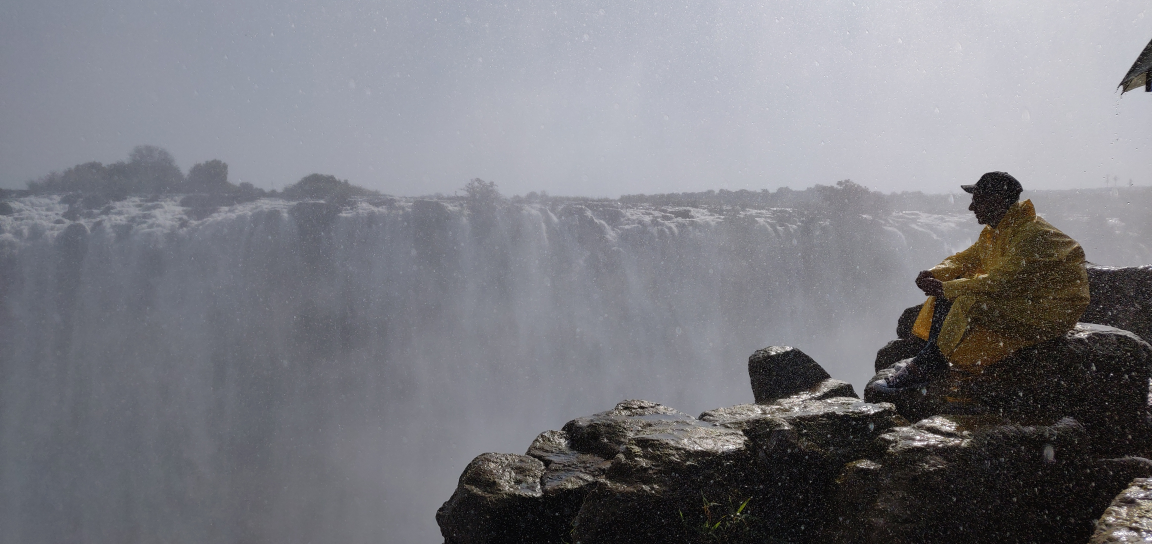
#> input picture pictures/falls.jpg, 4608 x 2176 px, found by its file name (shown at 1/4 size)
$ python basic_functions.py
#> lines starting #> are read from the running program, lines starting #| are printed output that depends on the picture
#> further down, img is the input picture: shape (2176, 4608, 3); mean B, G, R 129.6, 123.5, 123.1
import cv2 as cv


def rescale_frame(frame, scale):
#> called with scale = 0.25
    width = int(frame.shape[1] * scale)
#> width = 1152
    height = int(frame.shape[0] * scale)
#> height = 544
    dimensions = (width, height)
#> dimensions = (1152, 544)

    return cv.resize(frame, dimensions, interpolation=cv.INTER_AREA)
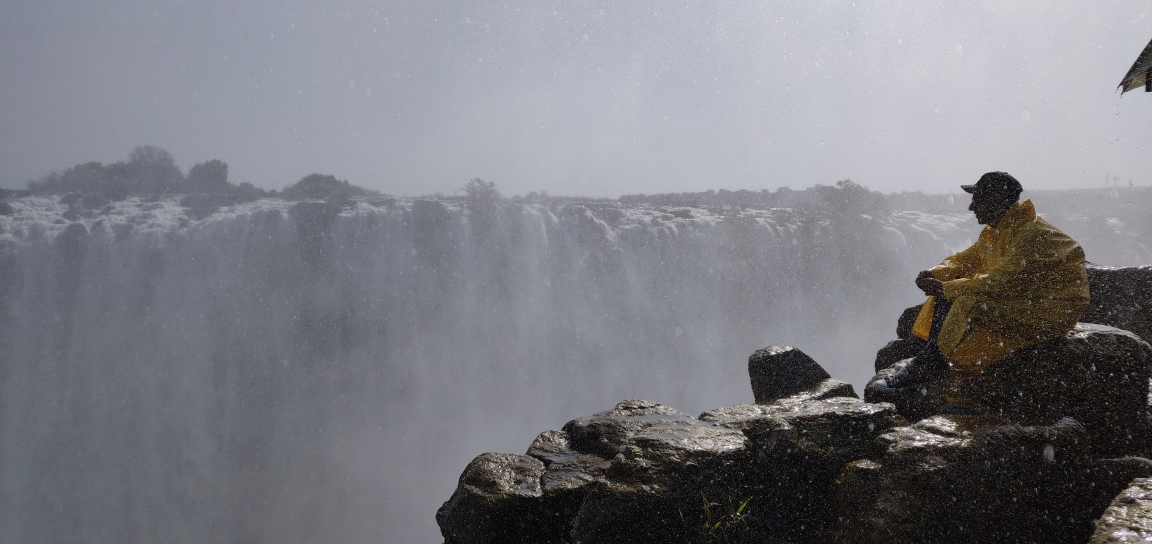
#> returned value: shape (544, 1152, 3); mean of channels 0, 1, 2 129.6, 123.5, 123.1; drawn as B, G, R

img = cv.imread('/home/arpitjain/Desktop/Code/Python/opencv/pictures/falls.jpg')

#....rescale
img_rescale = rescale_frame(img, 0.25)
cv.imshow('falls', img_rescale)

# [21 lines of commented-out code are left out]
resized = cv.resize(img_rescale, (500,300), interpolation=cv.INTER_AREA)
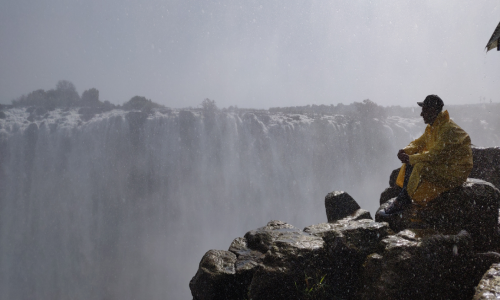
#> resized: shape (300, 500, 3); mean B, G, R 129.6, 123.5, 123.1
cv.imshow('resized', resized)

#....cropping
# cropped = img_rescale[0:100,100:200]
# cv.imshow('cropped', cropped)


cv.waitKey(0)

$ run again, with pictures/me2.jpg copied over pictures/falls.jpg
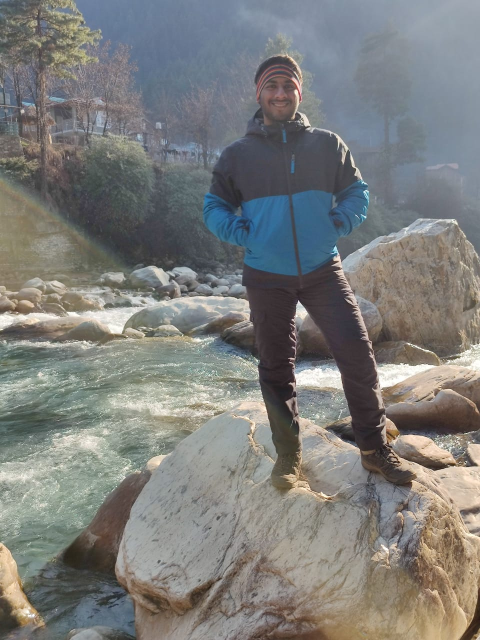
#> input picture pictures/me2.jpg, 960 x 1280 px, found by its file name (shown at 1/2 size)
#> img is the input picture: shape (1280, 960, 3); mean B, G, R 123.2, 125.2, 124.5
#> in rescale_frame, `return cv.resize(frame, dimensions, interpolation=cv.INTER_AREA)`:
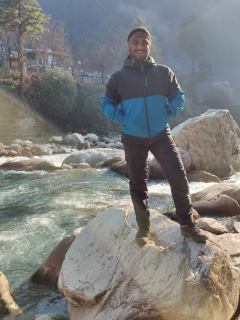
#> returned value: shape (320, 240, 3); mean of channels 0, 1, 2 123.2, 125.2, 124.5; drawn as B, G, R
#> `resized = cv.resize(img_rescale, (500,300), interpolation=cv.INTER_AREA)`:
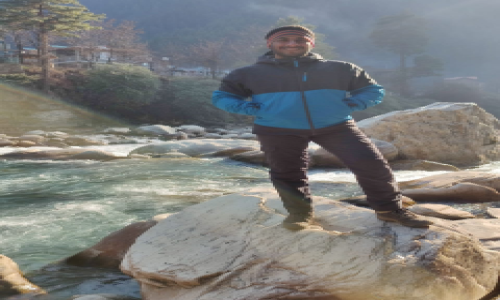
#> resized: shape (300, 500, 3); mean B, G, R 123.2, 125.2, 124.5
